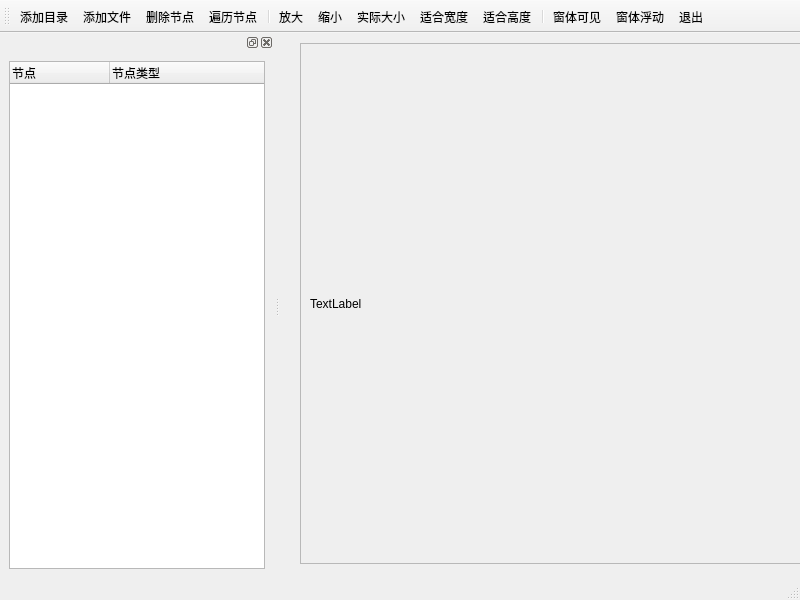
<?xml version="1.0" encoding="UTF-8"?>
<ui version="4.0">
 <class>MainWindow</class>
 <widget class="QMainWindow" name="MainWindow">
  <property name="geometry">
   <rect>
    <x>0</x>
    <y>0</y>
    <width>800</width>
    <height>600</height>
   </rect>
  </property>
  <property name="windowTitle">
   <string>MainWindow</string>
  </property>
  <widget class="QWidget" name="centralwidget">
   <widget class="QScrollArea" name="scrollArea">
    <property name="geometry">
     <rect>
      <x>20</x>
      <y>10</y>
      <width>521</width>
      <height>521</height>
     </rect>
    </property>
    <property name="widgetResizable">
     <bool>true</bool>
    </property>
    <widget class="QWidget" name="scrollAreaWidgetContents">
     <property name="geometry">
      <rect>
       <x>0</x>
       <y>0</y>
       <width>519</width>
       <height>519</height>
      </rect>
     </property>
     <layout class="QHBoxLayout" name="horizontalLayout_2">
      <item>
       <widget class="QLabel" name="label">
        <property name="text">
         <string>TextLabel</string>
        </property>
       </widget>
      </item>
     </layout>
    </widget>
   </widget>
  </widget>
  <widget class="QMenuBar" name="menubar">
   <property name="geometry">
    <rect>
     <x>0</x>
     <y>0</y>
     <width>800</width>
     <height>17</height>
    </rect>
   </property>
  </widget>
  <widget class="QStatusBar" name="statusbar"/>
  <widget class="QToolBar" name="toolBar">
   <property name="windowTitle">
    <string>toolBar</string>
   </property>
   <attribute name="toolBarArea">
    <enum>TopToolBarArea</enum>
   </attribute>
   <attribute name="toolBarBreak">
    <bool>false</bool>
   </attribute>
   <addaction name="actAddFolder"/>
   <addaction name="actAddFiles"/>
   <addaction name="actDeleteItem"/>
   <addaction name="actScanItems"/>
   <addaction name="separator"/>
   <addaction name="actZoomLarge"/>
   <addaction name="actZoomMin"/>
   <addaction name="actZoomReealSize"/>
   <addaction name="actZoomFitW"/>
   <addaction name="actZoomFitH"/>
   <addaction name="separator"/>
   <addaction name="actDockVisibel"/>
   <addaction name="actDockFloat"/>
   <addaction name="actQuit"/>
  </widget>
  <widget class="QDockWidget" name="dockWidget_3">
   <property name="allowedAreas">
    <set>Qt::LeftDockWidgetArea|Qt::RightDockWidgetArea</set>
   </property>
   <attribute name="dockWidgetArea">
    <number>1</number>
   </attribute>
   <widget class="QWidget" name="dockWidgetContents_3">
    <layout class="QHBoxLayout" name="horizontalLayout">
     <item>
      <widget class="QTreeWidget" name="treeWidget">
       <column>
        <property name="text">
         <string>节点</string>
        </property>
       </column>
       <column>
        <property name="text">
         <string>节点类型</string>
        </property>
       </column>
      </widget>
     </item>
    </layout>
   </widget>
  </widget>
  <action name="actAddFolder">
   <property name="text">
    <string>添加目录</string>
   </property>
  </action>
  <action name="actAddFiles">
   <property name="text">
    <string>添加文件</string>
   </property>
  </action>
  <action name="actZoomLarge">
   <property name="text">
    <string>放大</string>
   </property>
  </action>
  <action name="actZoomMin">
   <property name="text">
    <string>缩小</string>
   </property>
  </action>
  <action name="actZoomReealSize">
   <property name="text">
    <string>实际大小</string>
   </property>
  </action>
  <action name="actZoomFitW">
   <property name="text">
    <string>适合宽度</string>
   </property>
  </action>
  <action name="actDeleteItem">
   <property name="text">
    <string>删除节点</string>
   </property>
  </action>
  <action name="actQuit">
   <property name="text">
    <string>退出</string>
   </property>
  </action>
  <action name="actZoomFitH">
   <property name="text">
    <string>适合高度</string>
   </property>
  </action>
  <action name="actScanItems">
   <property name="text">
    <string>遍历节点</string>
   </property>
  </action>
  <action name="actDockVisibel">
   <property name="checkable">
    <bool>true</bool>
   </property>
   <property name="text">
    <string>窗体可见</string>
   </property>
  </action>
  <action name="actDockFloat">
   <property name="checkable">
    <bool>true</bool>
   </property>
   <property name="text">
    <string>窗体浮动</string>
   </property>
  </action>
 </widget>
 <resources/>
 <connections>
  <connection>
   <sender>actQuit</sender>
   <signal>triggered()</signal>
   <receiver>MainWindow</receiver>
   <slot>close()</slot>
   <hints>
    <hint type="sourcelabel">
     <x>-1</x>
     <y>-1</y>
    </hint>
    <hint type="destinationlabel">
     <x>399</x>
     <y>299</y>
    </hint>
   </hints>
  </connection>
 </connections>
</ui>
